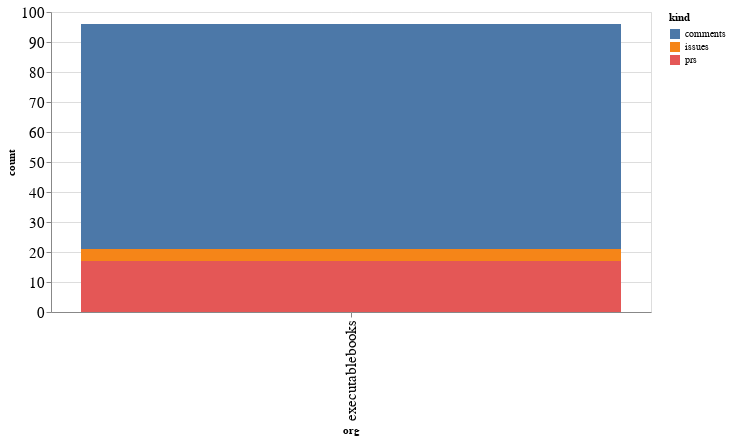

Notebook code for this chart:
### Code cell
alt.Chart(org_summaries, width=600).mark_bar().encode(
    x='org',
    y='count',
    color='kind',
    tooltip="org"
)

### Figure 1 — Vega-Lite specification as saved in the notebook (floating-point values rounded to 4 significant figures)
{"config": {"axisLeft": {"labelFontSize": 15}, "axisBottom": {"labelFontSize": 15}}, "data": {"name": "data-b4db253fba1963d791527003f98ef64e"}, "mark": "bar", "encoding": {"color": {"type": "nominal", "field": "kind"}, "tooltip": {"type": "nominal", "field": "org"}, "x": {"type": "nominal", "field": "org"}, "y": {"type": "quantitative", "field": "count"}}, "width": 600, "$schema": "https://vega.github.io/schema/vega-lite/v4.8.1.json", "datasets": {"data-b4db253fba1963d791527003f98ef64e": [{"org": "executablebooks", "kind": "comments", "count": 75}, {"org": "executablebooks", "kind": "issues", "count": 4}, {"org": "executablebooks", "kind": "prs", "count": 17}]}}
